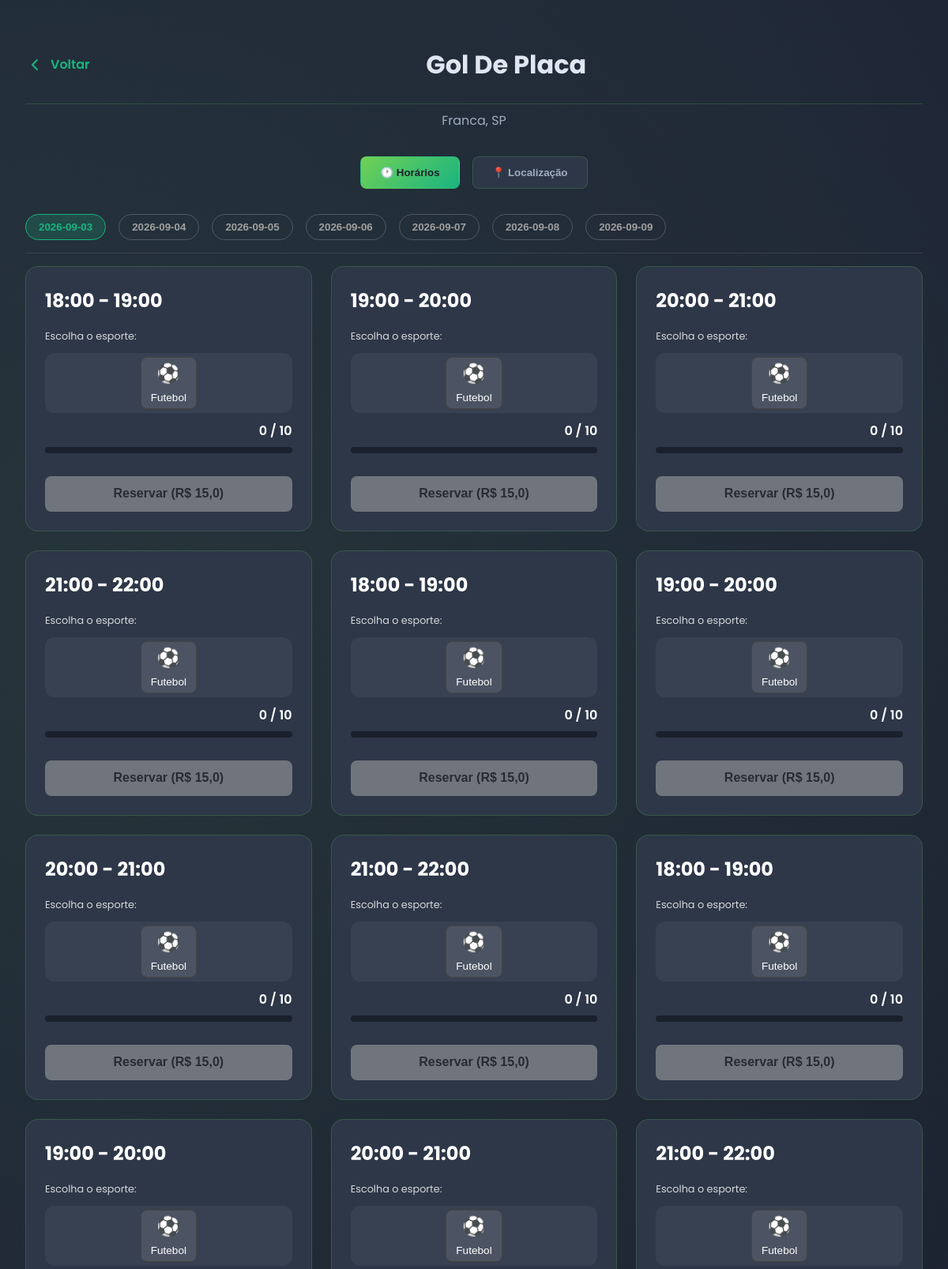
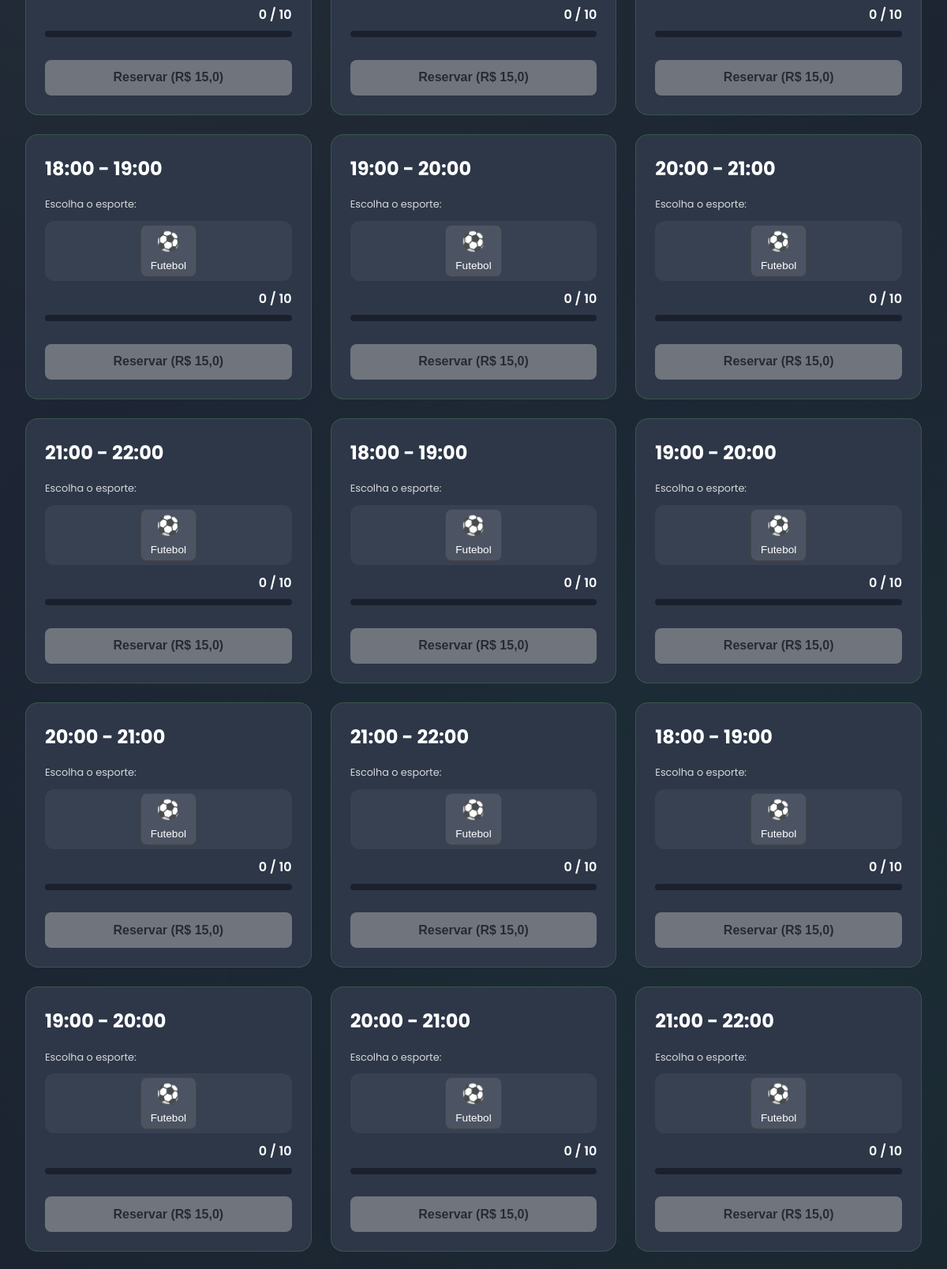
Screenshot of /quadra/2/ (upper part) with the database file from the repository (2 pictures, top to bottom).
### core/models.py (models this page shows, shortened)
class Quadra(models.Model):
    nome = models.CharField(max_length=200)
    descricao = models.TextField(blank=True, null=True)
    localizacao = models.CharField(max_length=255, blank=True, null=True)
    cidade = models.CharField(max_length=100, blank=True, null=True)
    estado = models.CharField(max_length=50, blank=True, null=True)
    esporte = models.CharField(max_length=200, blank=True, null=True)
    foto = models.CharField(max_length=500, blank=True, null=True)
    class Meta:
        db_table = 'quadras'
        verbose_name = 'Quadra'
        verbose_name_plural = 'Quadras'
    @property
    def lista_esportes(self):
        if self.esporte:
            return [e.strip() for e in self.esporte.split(',')]
        return []

class Horario(models.Model):
    quadra = models.ForeignKey(Quadra, on_delete=models.CASCADE, related_name='horarios')
    data = models.DateField()
    hora_texto = models.CharField(max_length=50)
    max_jogadores = models.IntegerField(default=12)
    preco = models.DecimalField(max_digits=10, decimal_places=2, default=0)
    esporte_reservado = models.CharField(max_length=100, blank=True, null=True)
    class Meta:
        db_table = 'horarios'
        verbose_name = 'Horário'
        verbose_name_plural = 'Horários'
        ordering = ['data', 'hora_texto']

### core/views.py (the view)
# urls.py: path('quadra/<int:quadra_id>/', views.detalhes_quadra, name='detalhes_quadra'),
def detalhes_quadra(request, quadra_id):
    quadra = get_object_or_404(Quadra, pk=quadra_id)
    usuario_id = request.user.id if request.user.is_authenticated else None
    horarios = Horario.objects.filter(quadra=quadra).order_by('data', 'hora_texto')
    horarios_list = []
    for h in horarios:
        jogadores_atuais = h.reservas.count()
        usuario_na_partida = 0
        if usuario_id:
            usuario_na_partida = 1 if h.reservas.filter(usuario_id=usuario_id).exists() else 0
        horarios_list.append({
            'id': h.id,
            'data': h.data.isoformat() if hasattr(h.data, 'isoformat') else str(h.data),
            'hora_texto': h.hora_texto,
            'max_jogadores': h.max_jogadores,
            'preco': float(h.preco),
            'esporte_reservado': h.esporte_reservado,
            'jogadores_atuais': jogadores_atuais,
            'usuario_na_partida': usuario_na_partida,
        })
    quadra_dict = {
        'id': quadra.id,
        'nome': quadra.nome,
        'descricao': quadra.descricao,
        'localizacao': quadra.localizacao,
        'cidade': quadra.cidade,
        'estado': quadra.estado,
        'esporte': quadra.esporte,
        'foto': quadra.foto,
        'lista_esportes': quadra.lista_esportes,
        'horarios': horarios_list,
        'datas_disponiveis': sorted(list(set(h['data'] for h in horarios_list))),
    }
    return render(request, 'detalhes_quadra.html', {
        'quadra': quadra_dict,
        'hoje': date.today().isoformat(),
    })

### templates/detalhes_quadra.html (shortened to what this page needs)
<!DOCTYPE html>
<html lang="pt-BR">
  <head>
    {% load static %}
    <link
      rel="stylesheet"
      href="{% static 'css/base.css' %}"
    />
    <link
      rel="stylesheet"
      href="{% static 'css/detalhes_fullscreen.css' %}"
    />
  </head>
  <body>
    <div
      class="content-container"
      data-quadra-id="{{ quadra.id }}"
      data-quadra-tipo="{{ quadra.tipo }}"
    >
      <header class="page-header">
        <a href="{% url 'explorar' %}" class="back-button">
          <svg
            xmlns="http://www.w3.org/2000/svg"
            width="24"
            height="24"
            viewBox="0 0 24 24"
            fill="none"
            stroke="currentColor"
            stroke-width="2"
            stroke-linecap="round"
            stroke-linejoin="round"
          >
            <polyline points="15 18 9 12 15 6"></polyline>
          </svg>
          <span>Voltar</span>
        </a>
        <h1 class="page-title">{{ quadra.nome }}</h1>
      </header>
      <p class="page-subtitle">{{ quadra.cidade }}, {{ quadra.estado }}</p>
      <div class="tabs">
        <button class="tab active" data-tab="reserva">🕐 Horários</button>
        <button class="tab" data-tab="mapa">📍 Localização</button>
      </div>
      <div id="reserva" class="tab-content active">
        <div class="tabs-datas">
          {% for data_str in quadra.datas_disponiveis %}
          <button
            class="tab-data {% if forloop.first %}active{% endif %}"
            data-data="{{ data_str }}"
          >
            {% if data_str == hoje %}Hoje{% else %}{{ data_str }}{% endif %}
          </button>
          {% endfor %}
        </div>
        <div class="schedule-grid">
          {% for horario in quadra.horarios %}
          <div
            class="card-horario"
            data-horario-id="{{ horario.id }}"
            data-esporte-reservado="{{ horario.esporte_reservado|default:'' }}"
          >
            <div class="time-slot-time">{{ horario.hora_texto }}</div>
            {% if not horario.esporte_reservado and not horario.usuario_na_partida %}
            <p class="select-label">Escolha o esporte:</p>
            <div class="seletor-esporte-reserva">
              {% for esp in quadra.lista_esportes %}
              <button class="btn-esporte-opcao" data-esporte="{{ esp }}">
                <span>
                  {% if 'Futebol' in esp %}⚽{% elif 'Basquete' in esp %}🏀{% elif 'Vôlei' in esp or 'Volei' in esp %}🏐{% elif 'Tênis' in esp or 'Tenis' in esp %}🎾{% else %}🎯{% endif %}
                </span>
                {{ esp }}
              </button>
              {% endfor %}
            </div>
            {% endif %}
            <div class="vagas">
              <span class="contagem">{{ horario.jogadores_atuais }} / {{ horario.max_jogadores }}</span>
            </div>
            <progress
              class="barra-vagas"
              value="{{ horario.jogadores_atuais }}"
              max="{{ horario.max_jogadores }}"
            ></progress>
            {% if horario.usuario_na_partida %}
            <button class="btn btn-sair">Sair da Partida</button>
            {% else %}
            <button class="btn btn-entrar" {% if not horario.esporte_reservado %}disabled{% endif %}>
              {% if horario.esporte_reservado %}
                Entrar (R$ {{ horario.preco }})
              {% else %}
                Reservar (R$ {{ horario.preco }})
              {% endif %}
            </button>
            {% endif %}
          </div>
          {% empty %}
          <p>Nenhum horário disponível no momento.</p>
          {% endfor %}
        </div>
      </div>
    </div>
  </body>
</html>

### static/css/base.css (style rules this page uses)
:root { --dark-bg: #1A202C; --dark-bg-start: #21293a; --dark-bg-end: #1A202C; --card-bg: #2D3748; --dark-card-bg: #2D3748; --text-primary: #e0e6f0; --text-secondary: #a0aec0; --text-light: #ffffff; --text-dark: #1A202C; --header-bg-transparent: rgba(26, 32, 44, 0.6); --primary-green: #70d155; --secondary-green: #1ab480; --primary-blue: #4A90E2; --border-color: rgba(112, 209, 85, 0.2); --accent-color: #00A3FF; --shadow-color: rgba(112, 209, 85, 0.2); --hover-bg: rgba(112, 209, 85, 0.15); --header-gradient: none; --hero-gradient: radial-gradient(ellipse at 50% -50%, rgba(112, 209, 85, 0.1), transparent 80%); --font-main: 'Inter', -apple-system, BlinkMacSystemFont, 'Segoe UI', Roboto, sans-serif; --font-secondary: 'Roboto', sans-serif; --font-social: 'Segoe UI', Arial, sans-serif; }
* { margin: 0; padding: 0; box-sizing: border-box; }
body { font-family: var(--font-main); line-height: 1.6; color: var(--text-primary); background-color: var(--dark-bg); background-image: linear-gradient(135deg, var(--dark-bg-start) 0%, var(--dark-bg) 100%); background-attachment: fixed; transition: background-color 0.3s, color 0.3s; }
.seletor-esporte-reserva { display: flex; gap: 10px; justify-content: center; margin-bottom: 15px; padding: 5px; background: rgba(255, 255, 255, 0.05); border-radius: 12px; }
.btn-esporte-opcao { background: var(--bg-card); border: 2px solid transparent; border-radius: 10px; padding: 8px 12px; cursor: pointer; transition: all 0.3s ease; display: flex; flex-direction: column; align-items: center; font-size: 0.8rem; color: var(--text-color); }
.btn-esporte-opcao span { font-size: 1.5rem; margin-bottom: 4px; }
.btn-entrar:disabled { opacity: 0.5; cursor: not-allowed; filter: grayscale(1); }

### templates/detalhes_quadra.html (style rules this page uses)
.seletor-esporte-reserva { display: flex; gap: 8px; margin: 10px 0; flex-wrap: wrap; }
.btn-esporte-opcao { background: rgba(255, 255, 255, 0.1); border: 1px solid #444; color: white; padding: 6px 12px; border-radius: 8px; cursor: pointer; transition: 0.3s; font-size: 0.85rem; display: flex; align-items: center; gap: 5px; }
.select-label { font-size: 0.8rem; opacity: 0.8; margin-top: 10px; }
.btn-entrar:disabled { opacity: 0.5; cursor: not-allowed; }

### rows the page displays
Quadra: nome "Gol De Placa", cidade "Franca", estado "SP", lista_esportes "Futebol" "Futebol" "Futebol" "Futebol" "Futebol" "Futebol" "Futebol" "Futebol" "Futebol" "Futebol" "Futebol" "Futebol" "Futebol" "Futebol" "Futebol" "Futebol" "Futebol" "Futebol" "Futebol" "Futebol" "Futebol" "Futebol" "Futebol" "Futebol"
Horario: hora_texto "18:00 - 19:00"
Horario: hora_texto "19:00 - 20:00"
Horario: hora_texto "20:00 - 21:00"
Horario: hora_texto "21:00 - 22:00"
Horario: hora_texto "18:00 - 19:00"
Horario: hora_texto "19:00 - 20:00"
Horario: hora_texto "20:00 - 21:00"
Horario: hora_texto "21:00 - 22:00"
Horario: hora_texto "18:00 - 19:00"
Horario: hora_texto "19:00 - 20:00"
Horario: hora_texto "20:00 - 21:00"
Horario: hora_texto "21:00 - 22:00"
Horario: hora_texto "18:00 - 19:00"
Horario: hora_texto "19:00 - 20:00"
Horario: hora_texto "20:00 - 21:00"
Horario: hora_texto "21:00 - 22:00"
Horario: hora_texto "18:00 - 19:00"
Horario: hora_texto "19:00 - 20:00"
Horario: hora_texto "20:00 - 21:00"
Horario: hora_texto "21:00 - 22:00"
Horario: hora_texto "18:00 - 19:00"
Horario: hora_texto "19:00 - 20:00"
Horario: hora_texto "20:00 - 21:00"
Horario: hora_texto "21:00 - 22:00"

### other values shown
{{ data_str }} "2026-09-03" "2026-09-04" "2026-09-05" "2026-09-06" "2026-09-07" "2026-09-08" "2026-09-09"
{{ horario.jogadores_atuais }} "0" "0" "0" "0" "0" "0" "0" "0" "0" "0" "0" "0" "0" "0" "0" "0" "0" "0" "0" "0" "0" "0" "0" "0"
{{ horario.max_jogadores }} "10" "10" "10" "10" "10" "10" "10" "10" "10" "10" "10" "10" "10" "10" "10" "10" "10" "10" "10" "10" "10" "10" "10" "10"
{{ horario.preco }} "15,0" "15,0" "15,0" "15,0" "15,0" "15,0" "15,0" "15,0" "15,0" "15,0" "15,0" "15,0" "15,0" "15,0" "15,0" "15,0" "15,0" "15,0" "15,0" "15,0" "15,0" "15,0" "15,0" "15,0"
